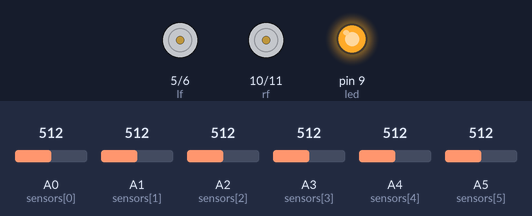
This sketch was run on a simulated Arduino Uno, built with avr-gcc and run on an emulated ATmega328P. On the bench: motor-driver pin pairs drawn as motors (green arrow = first pin HIGH = forward, orange = second pin HIGH = backward, longer = more drive), output pins drawn as LEDs (lit = HIGH). The test bench sets the inputs (shaded band); at power-on: A0 (sensors[0]) = 512, A4 (sensors[4]) = 512, A5 (sensors[5]) = 512, A1 (sensors[1]) = 512, A2 (sensors[2]) = 512, A3 (sensors[3]) = 512. What the sketch prints to the serial monitor is not drawn.

Above: at 2.2 s.
2.3 s: A0 (sensors[0]) set to 76
3.8 s: A0 (sensors[0]) set to 63
At 4.7 s:
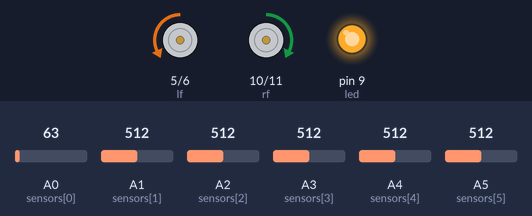
5.3 s: A4 (sensors[4]) set to 76
6.8 s: A4 (sensors[4]) set to 64
At 8.0 s:
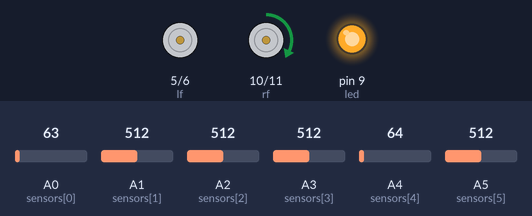
8.3 s: A5 (sensors[5]) set to 79
9.8 s: A5 (sensors[5]) set to 65
At 10.2 s:
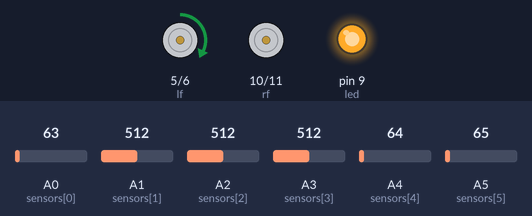
Timing chart, 0 to 12.3 s (numbered marks = the images above; inputs shaded):
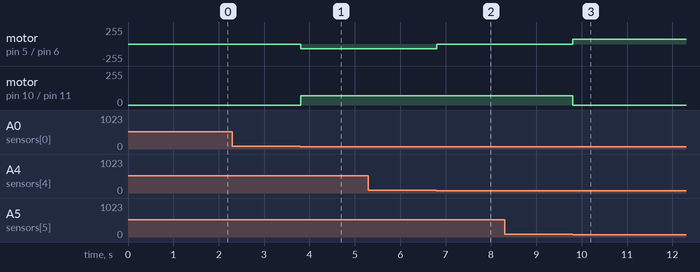

Measured:
- the behaviour switches between 71 and 70 on A0 (sensors[0]) (found by bisection; images 0 and 1)
- the behaviour switches between 71 and 70 on A4 (sensors[4]) (found by bisection; images 1 and 2)
- the behaviour switches between 71 and 70 on A5 (sensors[5]) (found by bisection; images 2 and 3)
- after the input at 3.8 s, motor on pin 5 (lf) / pin 6 (lb): stopped → backward 70/255 at once; motor on pin 10 (rf) / pin 11 (rb): stopped → forward 70/255 at once
- after the input at 6.8 s, motor on pin 5 (lf) / pin 6 (lb): backward 70/255 → stopped at once
- after the input at 9.8 s, motor on pin 5 (lf) / pin 6 (lb): stopped → forward 70/255 at once; motor on pin 10 (rf) / pin 11 (rb): forward 70/255 → stopped at once

The sketch:

Analog_sensor__kuet_try1.ino
```cpp
#define NUM_SENSORS   6
int led =9;
int val=255;
int sensors[]={A0, A1, A2, A3, A4, A5};
float sv[NUM_SENSORS];
int sv2[NUM_SENSORS]={1,1,1,1,1,1};
unsigned long int sum=0,ts=0,ps=0,ls=0,rs=0,ols,ors;
int lf = 5;
int lb = 6;
int rf = 10;
int rb = 11;

int bspeed =70;
int SPEED;
int MSPEED=200;
int state=0;
int flag=0;
int stateStop=0;
void setup() {
  pinMode(led, OUTPUT);
    delay(500);
  pinMode(lf, OUTPUT);
  pinMode(lb, OUTPUT);
  pinMode(rf, OUTPUT);
  pinMode(rb, OUTPUT);
  pinMode(led, OUTPUT);
  // initialize serial communication at 9600 bits per second:
  Serial.begin(115200);
  delay(500);
  analogWrite(led, val);
  SPEED=bspeed;
}

// the loop routine runs over and over again forever:
void loop() {
  sum=0;
  // read the input on analog pin 0:
  for (int i=0;i<6;i++){

  sv[i] = analogRead(sensors[i]);
  // print out the value you read:
  Serial.print(sv[i]);
  Serial.print('\t');
  if(sv[i]>70)
    sv2[i]=1;
    else
    sv2[i]=0;
  }


   for (int i=0;i<6;i++)
   sum=sum*10+sv2[i];
   ls=sv2[0]*100+sv2[1]*10;
  rs=sv2[5]*100+sv2[4]*10;
   Serial.print(sum);
    Serial.print('\t');
    Serial.print(ls);
    Serial.print('\t');
    Serial.print(rs);
   Serial.println();
  delay(1);        // delay in between reads for stability


follow();

}

void follow(){
    drive:
  if(sum==ts)
  {
    if(SPEED<MSPEED)
    SPEED=SPEED+20;
    else
    SPEED=MSPEED;
  }
  else
  SPEED=bspeed;
 if (sum==0)
 mway('f');
else if ((sum==1000)||(sum==1100)||(sum==100))
{
 mway('s');
 }

else if((ls==rs))
{
 if(sum!=111111)
 mway('f');
}
 else if(ls>rs)
 {
  if((ls-rs)<99)
  mway('r');
  else
  mway('R');
  ols=ls;
  ors=rs;
 }

 else if(ls<rs)
 {
 if((rs-ls)<99)
 mway('l');
 else
 mway('L');
  ols=ls;
  ors=rs;
 }


else if((sum==111111))
{
  if(ols>ors)
  mway('L');
  else
  mway('R');
}


/* if(ls!=rs)
 {

if(ts!=sum)
    ts=sum;
if(ols!=ls)
    ols=ls;
if(ors!=rs)
    ors=rs;
  }*/


}


void mway(int state)
{

if (state == 'f') {
        analogWrite(lf, SPEED);
        analogWrite(lb, 0);
        analogWrite(rf, SPEED);
        analogWrite(rb, 0);
          Serial.println("F");
    }
    else if (state == 'l') {
        analogWrite(lf, 0 );
        analogWrite(lb, 0);
        analogWrite(rf, SPEED);
        analogWrite(rb, 0);
         Serial.println("l");
    }
    else if (state == 'L') {
        analogWrite(lf, 0);
        analogWrite(lb, SPEED);
        analogWrite(rf, SPEED);
        analogWrite(rb, 0);
          Serial.println("L");
    }
        else if (state == 'm') {
        analogWrite(lf, 0);
        analogWrite(lb, SPEED);
        analogWrite(rf, 0);
        analogWrite(rb, 0);
         Serial.println("BL");
     }
    else if (state == 'b') {
        analogWrite(lf, 0);
        analogWrite(lb, SPEED);
        analogWrite(rf, 0);
        analogWrite(rb, SPEED);
         Serial.println("BACK");
    }
    else if (state == 'r') {
        analogWrite(lf, SPEED);
        analogWrite(lb, 0);
        analogWrite(rf, 0);
        analogWrite(rb, 0);
          Serial.println("r");
    }
    else if (state == 'R') {
        analogWrite(lf, SPEED);
        analogWrite(lb, 0);
        analogWrite(rf, 0);
        analogWrite(rb, SPEED);
          Serial.println("R");
    }
    else if (state == 'q') {
        analogWrite(lf, 0);
        analogWrite(lb, 0);
        analogWrite(rf, 0);
        analogWrite(rb, SPEED);
         Serial.println("BR");
    }

    else if (state == 's') {
        analogWrite(lf, 0);
        analogWrite(lb, 0);
        analogWrite(rf, 0);
        analogWrite(rb, 0);
        analogWrite(led, 0);
        if(flag == 0){
         Serial.println("S");
          flag=1;
        }
        stateStop=0;
    }
}
```
